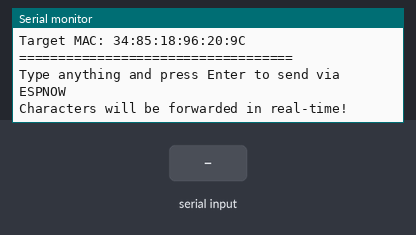
Recording of a program running on a simulated ESP32-C3. Parts: the last lines printed to the serial monitor. Inputs (shaded band) come from the test bench.

Above: at 2.2 s.
2.3 s: "1\n" received over Serial
At 2.8 s:
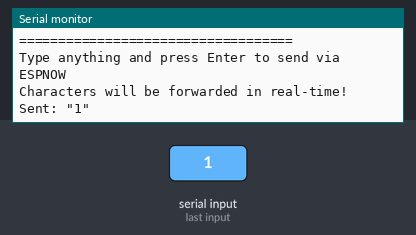
3.8 s: "0\n" received over Serial
At 5.0 s:
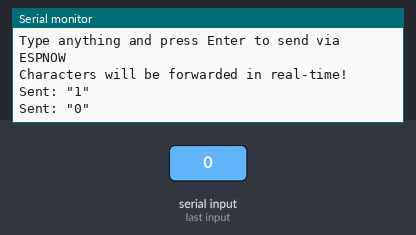
5.3 s: "2\n" received over Serial
At 6.1 s:
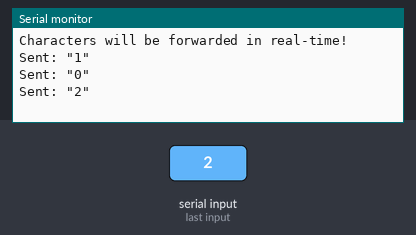

The program:

main.cpp
```cpp
#include <Arduino.h>
#include <WiFi.h>
#include <esp_now.h>
#include <ArduinoJson.h>

// ESPNOW receiver MAC address (your ESP32-S3)
uint8_t receiverMac[] = {0x34, 0x85, 0x18, 0x96, 0x20, 0x9C};

String inputString = "";         // String to hold incoming serial data
bool stringComplete = false;     // Whether the string is complete
unsigned long lastSendTime = 0;
const unsigned long SEND_INTERVAL = 100; // Send every 100ms if there's data

void sendKeyboardData();

void setup() {
  Serial.begin(115200);
  delay(1000);

  // Reserve 256 bytes for the inputString to avoid fragmentation
  inputString.reserve(256);

  Serial.println();
  Serial.println("ESP32-C3 ESPNOW Keyboard Forwarder");
  Serial.println("===================================");

  // Set device as WiFi Station
  WiFi.mode(WIFI_STA);

  // Print MAC address
  Serial.print("C3 MAC Address: ");
  Serial.println(WiFi.macAddress());

  // Initialize ESPNOW
  if (esp_now_init() != ESP_OK) {
    Serial.println("Error initializing ESPNOW");
    return;
  }

  // Register peer
  esp_now_peer_info_t peerInfo = {};
  memcpy(peerInfo.peer_addr, receiverMac, 6);
  peerInfo.channel = 1;
  peerInfo.encrypt = false;

  if (esp_now_add_peer(&peerInfo) != ESP_OK) {
    Serial.println("Failed to add peer");
    return;
  }

  Serial.println("ESPNOW Sender Ready");
  Serial.print("Target MAC: ");
  for (int i = 0; i < 6; i++) {
    Serial.print(receiverMac[i], HEX);
    if (i < 5) Serial.print(":");
  }
  Serial.println();
  Serial.println("===================================");
  Serial.println("Type anything and press Enter to send via ESPNOW");
  Serial.println("Characters will be forwarded in real-time!");
  Serial.println();
}

void loop() {
  // Check for serial input
  while (Serial.available()) {
    char inChar = (char)Serial.read();

    // If the incoming character is a newline, set a flag
    if (inChar == '\n') {
      stringComplete = true;
    } else {
      // Add the character to the inputString
      inputString += inChar;
    }
  }

  // If we have data and enough time has passed, send it
  if (inputString.length() > 0 && millis() - lastSendTime >= SEND_INTERVAL) {
    sendKeyboardData();
    lastSendTime = millis();
  }

  // If we have a complete line (Enter pressed), send it immediately
  if (stringComplete) {
    if (inputString.length() > 0) {
      sendKeyboardData();
    }

    // Clear the string and reset flag
    inputString = "";
    stringComplete = false;
  }

  delay(10);
}

void sendKeyboardData() {
  // Create JSON with keyboard data
  DynamicJsonDocument doc(512);
  doc["type"] = "keyboard_input";
  doc["data"] = inputString;
  doc["length"] = inputString.length();
  doc["timestamp"] = millis();

  String jsonString;
  serializeJson(doc, jsonString);

  // Send via ESPNOW
  esp_err_t result = esp_now_send(receiverMac, (uint8_t*)jsonString.c_str(), jsonString.length());

  if (result == ESP_OK) {
    Serial.print("Sent: \"");
    Serial.print(inputString);
    Serial.println("\"");
  } else {
    Serial.print("Error sending: ");
    Serial.println(result);
  }

  // Clear the string after sending
  inputString = "";
}
```

Measured:
- after the input at 2.3 s, the serial monitor: prints a new line at once (image 1)
- after the input at 3.8 s, the serial monitor: prints a new line at once (image 2)
- after the input at 5.3 s, the serial monitor: prints a new line at once (image 3)
